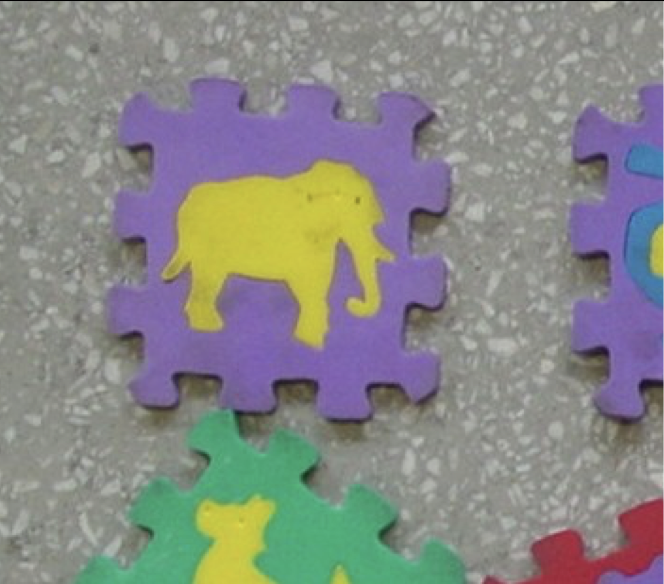
#> input picture PSI5790/aula1/images/ex2_teste.jpeg, 664 x 584 px
$ python ex2_crescimento_semente.py
#> lines starting #> are read from the running program, lines starting #| are printed output that depends on the picture; after the words box and inside, x2 and y2 are one past the last pixel; in counts of white or black regions, pixels touching at a corner belong together
#> further down, img_bgr is the input picture: shape (584, 664, 3); mean B, G, R 133.8, 136.3, 135.7
"""
Escreva um programa que, dada uma imagem co-
lorida, as coordenadas (ls, cs) do pixel-semente s e um parâmetro de tolerância t, pinta de ver-
melho todos os pixels p conectados ao pixel-semente s cuja distância euclideana no espaço
das cores RGB seja menor que a tolerância t, isto é, distância(p, s)<t.
"""

import cv2
import numpy as np
import matplotlib.pyplot as plt
from collections import deque

def pintar_regiao_vermelha(imagem, ls, cs, t):
    """
    imagem: imagem colorida no formato RGB
    ls, cs: linha e coluna do pixel-semente
    t: tolerância
    """
#> called with ls = 250, cs = 230, t = 60

    h, w, _ = imagem.shape
#> h = 584; w = 664

    # Cópia da imagem para saída
    saida = imagem.copy()

    # Cor do pixel-semente
    semente = imagem[ls, cs].astype(np.float32)
#> semente = [198, 192, 67]

    # Matriz de visitados
    visitado = np.zeros((h, w), dtype=bool)

    # Fila para BFS
    fila = deque()
    fila.append((ls, cs))
    visitado[ls, cs] = True

    # Guardar os pixels da região
    regiao = []

    # Vizinhança-4: cima, baixo, esquerda, direita
    vizinhos = [(-1, 0), (1, 0), (0, -1), (0, 1)]

    while fila:
        l, c = fila.popleft()

        # Distância euclidiana RGB entre pixel atual e pixel-semente
        cor_atual = imagem[l, c].astype(np.float32)
        dist = np.linalg.norm(cor_atual - semente)

        if dist < t:
            regiao.append((l, c))

            # Explora vizinhos conectados
            for dl, dc in vizinhos:
                nl, nc = l + dl, c + dc

                if 0 <= nl < h and 0 <= nc < w and not visitado[nl, nc]:
                    visitado[nl, nc] = True
                    fila.append((nl, nc))
#> this loop made 24051 passes
#> (cor_atual, dist) on passes 1 to 3: ([198, 192, 67], 0), ([198, 192, 67], 0), ([197, 192, 67], 1)
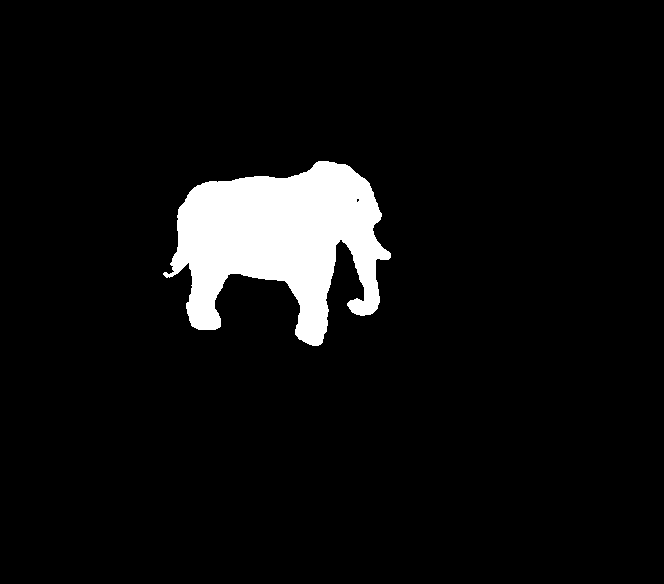
#> visitado: shape (584, 664) bool; 6.2% white; 1 white region, box (x1, y1, x2, y2) and area: (163, 161, 391, 346) 24051
#> after the loop, regiao = 23070 items

    # Pinta a região de vermelho
    for l, c in regiao:
        saida[l, c] = [255, 0, 0]
#> this loop made 23070 passes
#> (l, c) on passes 1 to 3: (250, 230), (249, 230), (251, 230)
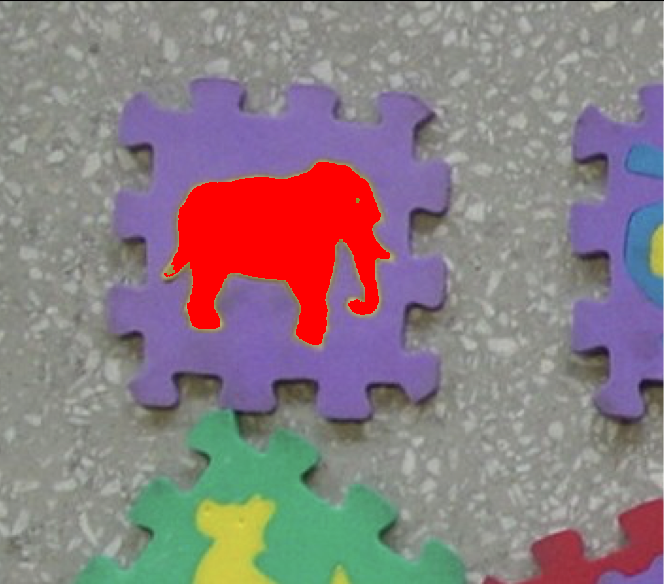
#> saida: shape (584, 664, 3); mean R, G, B 139.3, 125, 129.5

    return saida


# =========================
# Exemplo de uso
# =========================

# OpenCV lê em BGR
img_bgr = cv2.imread("images/ex2_teste.jpeg")
img_rgb = cv2.cvtColor(img_bgr, cv2.COLOR_BGR2RGB)

# Pixel-semente
ls = 250
cs = 230

# Tolerância
t = 60

resultado = pintar_regiao_vermelha(img_rgb, ls, cs, t)

plt.figure(figsize=(12, 6))

plt.subplot(1, 2, 1)
plt.title("Imagem original")
plt.imshow(img_rgb)
plt.axis("off")

plt.subplot(1, 2, 2)
plt.title("Região pintada de vermelho")
plt.imshow(resultado)
plt.axis("off")

plt.savefig("outputs/ex2_crescimento_semente.png")
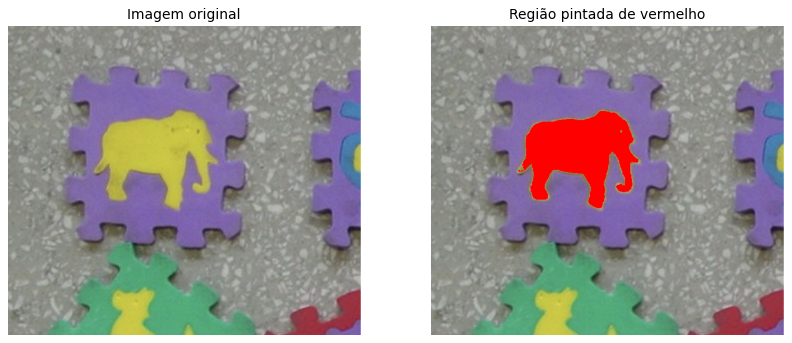
#> figure drawn by matplotlib, 2 panels
plt.show()
